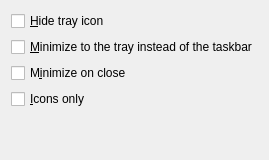
                    <widget class="QWidget" name="tabWindow">
                        <attribute name="title">
                            <string>&amp;Window</string>
                        </attribute>
                        <layout class="QVBoxLayout" name="verticalLayout_Window">
                            <item>
                                <widget class="QCheckBox" name="hideTrayIcon">
                                    <property name="toolTip">
                                        <string>Hide the icon from the system tray.</string>
                                    </property>
                                    <property name="text">
                                        <string>&amp;Hide tray icon</string>
                                    </property>
                                </widget>
                            </item>
                            <item>
                                <widget class="QCheckBox" name="minimizeToTray">
                                    <property name="toolTip">
                                        <string>Show only a tray icon after minimizing the window.</string>
                                    </property>
                                    <property name="text">
                                        <string>&amp;Minimize to the tray instead of the taskbar</string>
                                    </property>
                                </widget>
                            </item>
                            <item>
                                <widget class="QCheckBox" name="minimizeOnClose">
                                    <property name="toolTip">
                                        <string>Minimize instead of exit the application when the window is closed. When this option is enabled, the application will be closed only after selecting Exit in the menu.</string>
                                    </property>
                                    <property name="text">
                                        <string>M&amp;inimize on close</string>
                                    </property>
                                </widget>
                            </item>
                            <item>
                                <widget class="QCheckBox" name="toolbarIconsOnly">
                                    <property name="statusTip">
                                        <string>Only show toolbar icons. No text.</string>
                                    </property>
                                    <property name="text">
                                        <string>&amp;Icons only</string>
                                    </property>
                                </widget>
                            </item>
                            <item>
                                <spacer name="verticalSpacer_Window">
                                    <property name="orientation">
                                        <enum>Qt::Vertical</enum>
                                    </property>
                                    <property name="sizeHint" stdset="0">
                                        <size>
                                            <width>20</width>
                                            <height>40</height>
                                        </size>
                                    </property>
                                </spacer>
                            </item>
                        </layout>
                    </widget>
